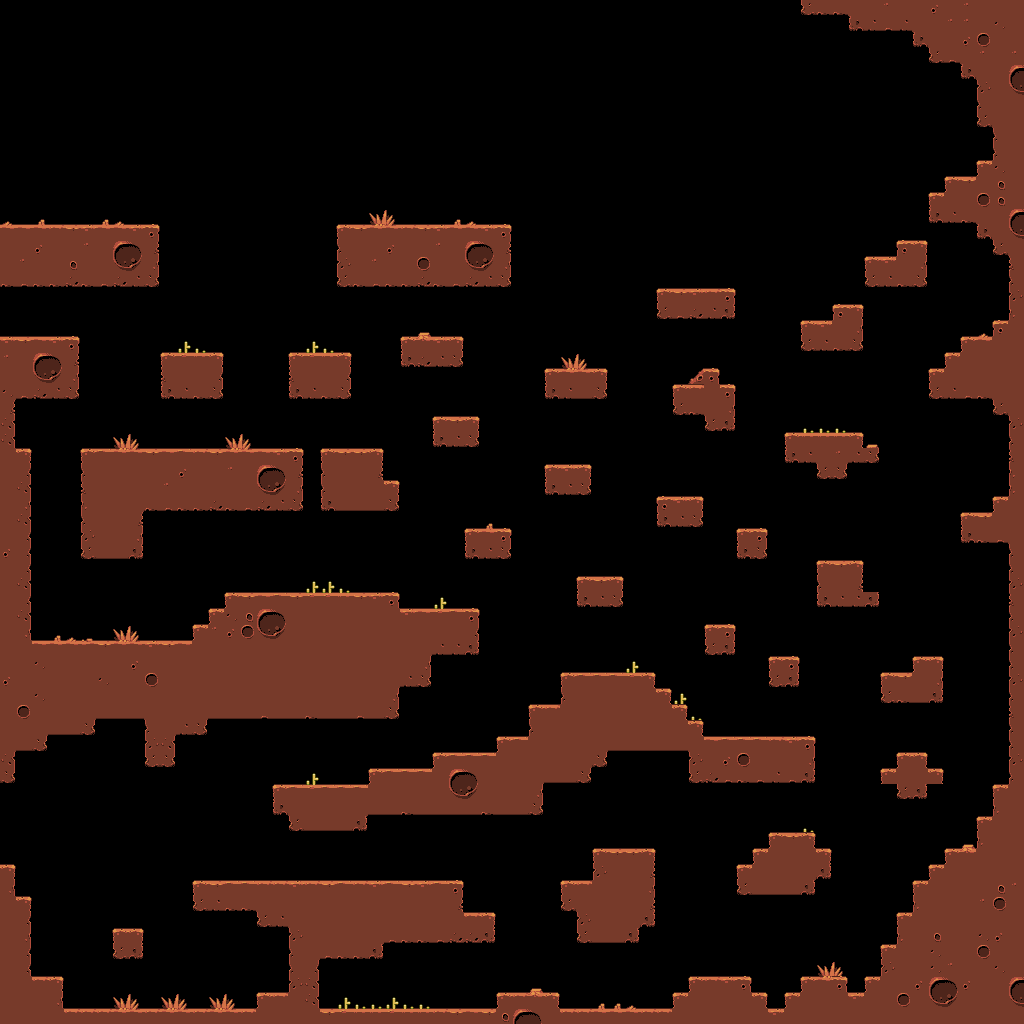

Rendered tile map (Tiled .tmx) drawn with the repository's tilesets; below, a short description and the map source with its tile grids summarised:
An orthogonal 64x64 tile map with 16x16 px tiles, 1 tile layer (Tile Layer 1).

<map version="1.0" orientation="orthogonal" renderorder="right-down" width="64" height="64" tilewidth="16" tileheight="16" nextobjectid="1">
 <tileset firstgid="1" name="tiles-1" tilewidth="16" tileheight="16" tilecount="68" columns="17">
  <image source="../images/tiles-1.png" width="272" height="64" />
 </tileset>
 <layer name="Tile Layer 1" width="64" height="64">
  <data>[4096 cells, 1235 non-empty, 53 distinct tile ids]</data>
 </layer>
</map>
